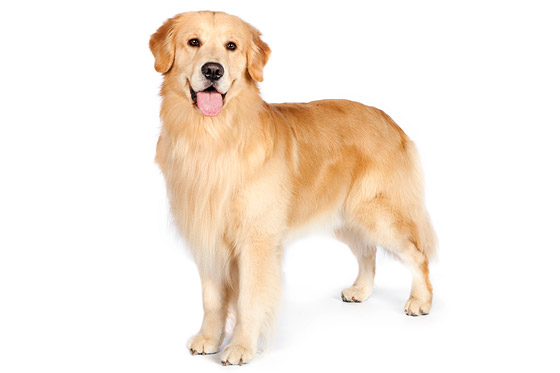
#> input picture puCUDA_openCV_Grayscale_image/dog-cutout-images.jpg, 560 x 373 px
$ python opencv.py
#> lines starting #> are read from the running program, lines starting #| are printed output that depends on the picture
import time
import cv2

image = cv2.imread('dog-cutout-images.jpg')
#> image is the input picture: shape (373, 560, 3); mean B, G, R 226, 236.7, 247.6
start_time = time.time()
grayimage = cv2.cvtColor(image, cv2.COLOR_BGR2GRAY)
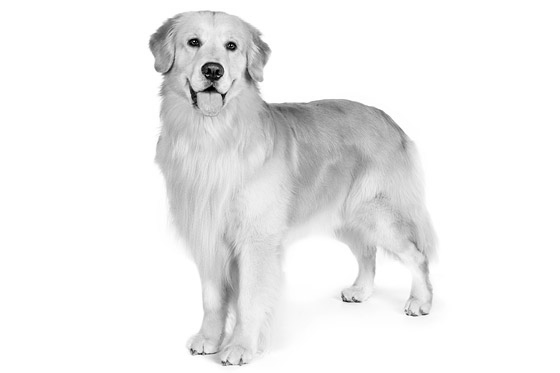
#> grayimage: shape (373, 560); min 0, max 255, mean 238.8

cv2.imwrite("final_cpu.png",grayimage)
print("--- %s seconds ---" % (time.time() - start_time))
